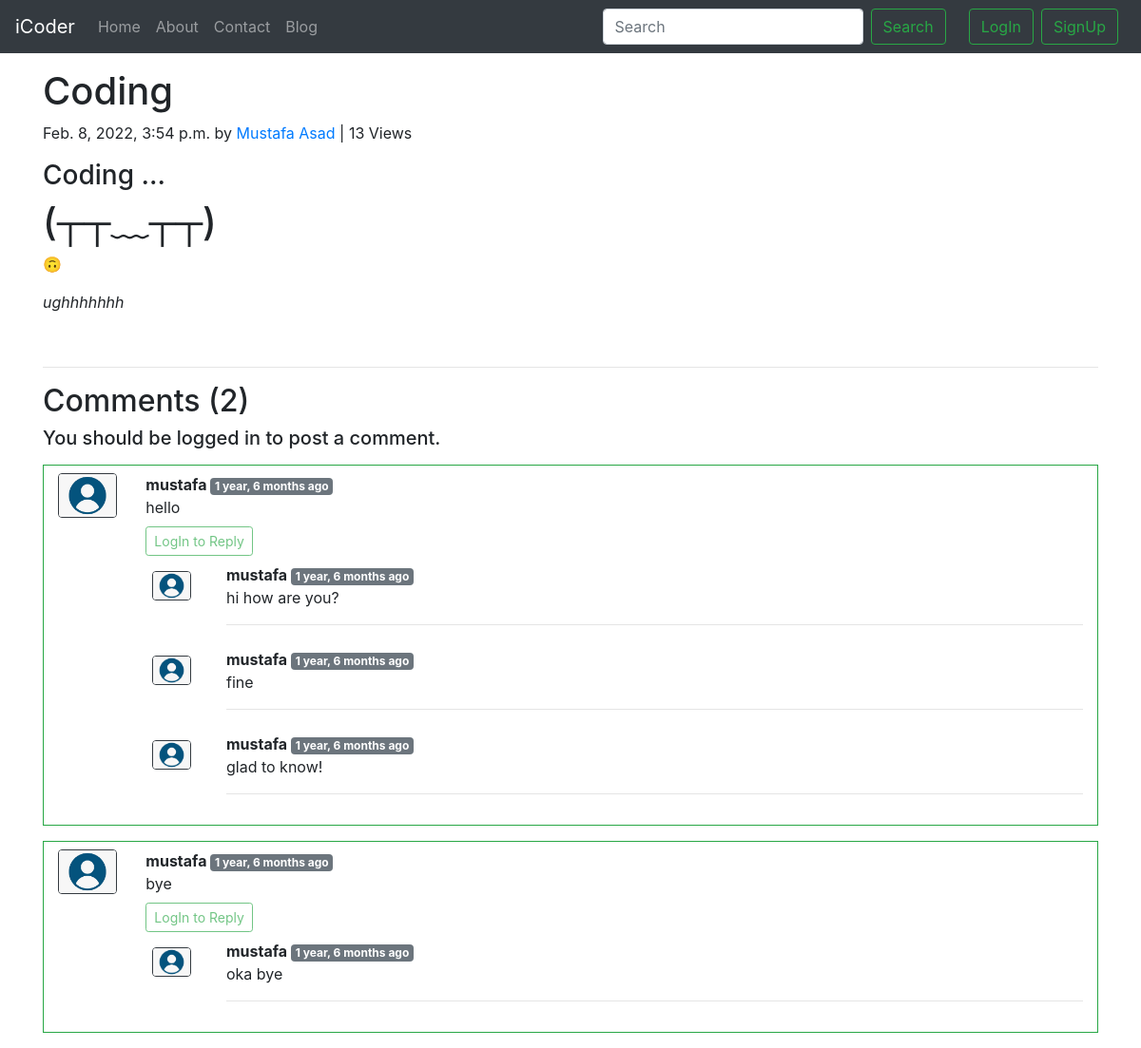
The page /blog/coding on the database its author committed.
### blog/models.py (models this page shows, shortened)
class Post(models.Model):
    sno=models.AutoField(primary_key=True)
    title=models.CharField(max_length=100)
    author=models.CharField(max_length=30)
    content=models.TextField()
    timestamp=models.DateTimeField(blank=True)
    slug=models.CharField(max_length=100)
    views=models.IntegerField(default=0)

class Blogcomment(models.Model):
    sno=models.AutoField(primary_key=True)
    comment=models.TextField()
    user=models.ForeignKey(User,on_delete=models.CASCADE)
    post=models.ForeignKey(Post,on_delete=models.CASCADE)
    parent=models.ForeignKey('self',on_delete=models.CASCADE,null=True)
    timestamp=models.DateTimeField(default=now)
    def __str__(self):
        return self.comment[:20]+'... by '+self.user.username

### blog/views.py (the view)
# urls.py: path('<str:slug>', views.blogpost, name='blogpost'),
def blogpost(request,slug):
    post=Post.objects.filter(slug=slug).first()
    post.views=post.views+1
    post.save()
    comments=Blogcomment.objects.filter(post=post,parent=None)
    replies=Blogcomment.objects.filter(post=post).exclude(parent=None)
    print(comments,replies)
    repdict={}
    for reply in replies:
        if reply.parent.sno not in repdict.keys():
            repdict[reply.parent.sno]=[reply]
        else:
            repdict[reply.parent.sno].append(reply)
    print(repdict)
    context={'post':post,'comments':comments,'user':request.user,'repdict':repdict}
    return render(request,'blog/blogpost.html',context)

### blog/templatetags/extras.py (called while the page is built)
@register.filter(name='get_val')
def get_val(dict,key):
    return dict.get(key)

### templates/blog/blogpost.html (shortened to what this page needs)
{% extends 'base.html' %}
{% load humanize %}
{% load extras %}
{% block body %}
<div class="container my-3">
    <h1 class="blog-post-title">{{post.title}} </h1>
    <p class="blog-post-meta">{{post.timestamp}} by <a href="/about">{{post.author}} </a><span> | {{post.views}}
            Views</span></p>
    <p>{{post.content|safe}} </p>
    <hr>
</div>
<div class="container">
    <h2>Comments ({{comments.count}})</h3>
        <div class="my-2">
            {% if user.is_authenticated %}
            <form action="/blog/postcomment" method="post">{% csrf_token %}
                <div class="form-group">
                    <label for="comment">Post Comment</label>
                    <input type="text" name="comment" class="form-control" placeholder="enter your comment">
                </div>
                <input type="hidden" name="postsno" value="{{post.sno}}">
                <input type="hidden" name="parentsno" value="">
                <button type="submit" class="btn btn-outline-success my-2 my-sm-0">Submit</button>
            </form>
            {% else %}
            <h5 class="my-2">You should be logged in to post a comment.</h5>
            {% endif %}
        </div>
        {% for comment in comments %}
        <div class="row my-3 border border-success py-2 mx-0">
            <div class="col-md-1"><img class="rounded mx-auto d-block w-100 border border-dark"
                    src="/static/img/user.png" alt="user_icon">
            </div>
            <div class="col-md-11"><b> {{comment.user.username}} </b> <span class="badge badge-secondary">
                    {{comment.timestamp | naturaltime}} </span>
                <div>
                    {{comment.comment}}
                </div>
                {% if user.is_authenticated %}
                <div class="reply mx-0 my-2">
                    <button class="btn btn-sm btn-outline-success my-4 my-sm-0" type="button" data-toggle="collapse"
                        data-target="#replybox{{comment.sno}}" aria-expanded="false"
                        aria-controls="replybox{{comment.sno}}">
                        Reply
                    </button>
                    <div class="collapse" id="replybox{{comment.sno}}">
                        <div class="card card-body my-2">
                            <form action="/blog/postcomment" method="post">{% csrf_token %}
                                <div class="form-group">
                                    <label for="comment">Post Reply</label>
                                    <input type="text" name="comment" class="form-control"
                                        placeholder="enter your reply">
                                    <input type="hidden" name="parentsno" value="{{comment.sno}}">
                                </div>
                                <input type="hidden" name="postsno" value="{{post.sno}}">
                                <button type="submit" class="btn btn-outline-success my-2 my-sm-0">Submit</button>
                            </form>
                        </div>
                    </div>
                </div>
                {% else %}
                <div class="reply mx-0 my-2">
                    <button class="btn btn-sm btn-outline-success my-4 my-sm-0" type="button" data-toggle="collapse"
                        data-target="#replybox{{comment.sno}}" aria-expanded="false"
                        aria-controls="replybox{{comment.sno}}" disabled>
                        LogIn to Reply
                    </button>
                </div>
                {% endif %}
                <div class="replies">
                    {% for reply in repdict|get_val:comment.sno %}
                    <div class="row my-2">
                        <div class="col-md-1 my-2"><img class="rounded mx-auto d-block w-75 border border-dark"
                                src="/static/img/user.png" alt="user_icon">
                        </div>
                        <div class="col-md-11">
                            <b> {{reply.user.username}} </b> <span class="badge badge-secondary">
                                {{reply.timestamp | naturaltime}} </span>
                            <div>
                                {{reply.comment}}
                            </div>
                            <hr>
                        </div>
                    </div>
                    {% endfor %}
                </div>
            </div>
        </div>
        {% endfor %}
</div>
{% endblock body %}

### rows shown on the page
Post: title "Coding", timestamp "Feb. 8, 2022, 3:54 p.m.", author "Mustafa Asad", views "13", content "Coding ... (┬┬﹏┬┬) 🙃 ughhhhhhh"
Blogcomment: user.username "mustafa", timestamp "1 year, 6 months ago", comment "hello"
Blogcomment: user.username "mustafa", timestamp "1 year, 6 months ago", comment "hi how are you?"
Blogcomment: user.username "mustafa", timestamp "1 year, 6 months ago", comment "fine"
Blogcomment: user.username "mustafa", timestamp "1 year, 6 months ago", comment "glad to know!"
Blogcomment: user.username "mustafa", timestamp "1 year, 6 months ago", comment "bye"
Blogcomment: user.username "mustafa", timestamp "1 year, 6 months ago", comment "oka bye"

### other values the page prints
{{ comments.count }} "2"
